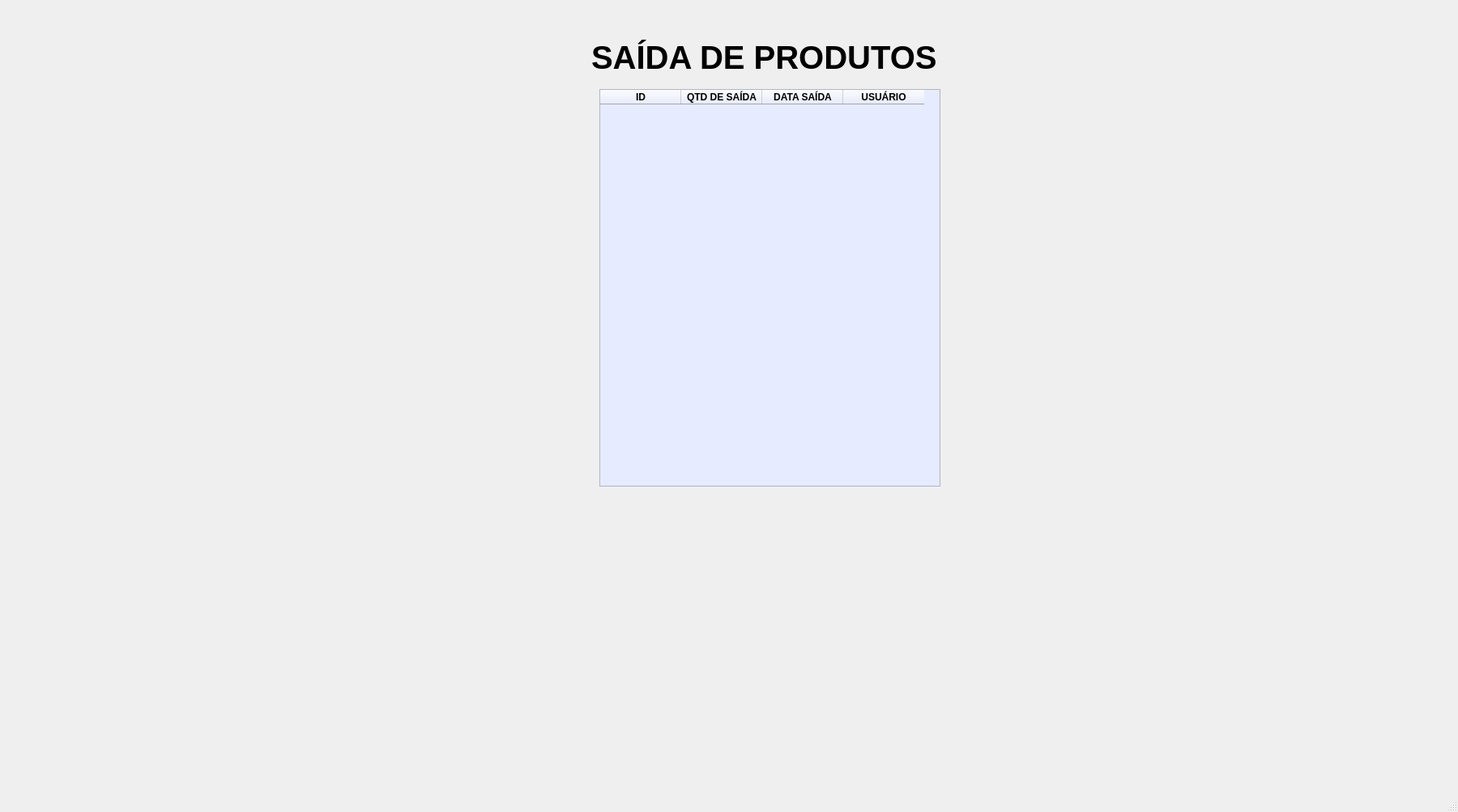
<?xml version="1.0" encoding="UTF-8"?>
<ui version="4.0">
 <class>MainWindow</class>
 <widget class="QMainWindow" name="MainWindow">
  <property name="geometry">
   <rect>
    <x>0</x>
    <y>0</y>
    <width>1800</width>
    <height>1003</height>
   </rect>
  </property>
  <property name="windowTitle">
   <string>MainWindow</string>
  </property>
  <widget class="QWidget" name="centralwidget">
   <widget class="QLabel" name="label">
    <property name="geometry">
     <rect>
      <x>730</x>
      <y>40</y>
      <width>441</width>
      <height>61</height>
     </rect>
    </property>
    <property name="font">
     <font>
      <pointsize>30</pointsize>
      <weight>75</weight>
      <bold>true</bold>
     </font>
    </property>
    <property name="text">
     <string>SAÍDA DE PRODUTOS</string>
    </property>
   </widget>
   <widget class="QTableWidget" name="tableWidget">
    <property name="geometry">
     <rect>
      <x>740</x>
      <y>110</y>
      <width>421</width>
      <height>491</height>
     </rect>
    </property>
    <property name="styleSheet">
     <string notr="true">background-color: rgb(230, 235, 255);</string>
    </property>
    <property name="gridStyle">
     <enum>Qt::NoPen</enum>
    </property>
    <column>
     <property name="text">
      <string>ID</string>
     </property>
     <property name="font">
      <font>
       <weight>75</weight>
       <bold>true</bold>
      </font>
     </property>
    </column>
    <column>
     <property name="text">
      <string>QTD DE SAÍDA</string>
     </property>
     <property name="font">
      <font>
       <pointsize>9</pointsize>
       <weight>75</weight>
       <bold>true</bold>
      </font>
     </property>
    </column>
    <column>
     <property name="text">
      <string>DATA SAÍDA</string>
     </property>
     <property name="font">
      <font>
       <weight>75</weight>
       <bold>true</bold>
      </font>
     </property>
    </column>
    <column>
     <property name="text">
      <string>USUÁRIO</string>
     </property>
     <property name="font">
      <font>
       <weight>75</weight>
       <bold>true</bold>
      </font>
     </property>
    </column>
   </widget>
  </widget>
  <widget class="QMenuBar" name="menubar">
   <property name="geometry">
    <rect>
     <x>0</x>
     <y>0</y>
     <width>1800</width>
     <height>21</height>
    </rect>
   </property>
  </widget>
  <widget class="QStatusBar" name="statusbar"/>
 </widget>
 <resources/>
 <connections/>
</ui>
